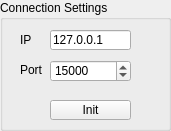
     <widget class="QGroupBox" name="groupBox_18">
      <property name="geometry">
       <rect>
        <x>400</x>
        <y>480</y>
        <width>171</width>
        <height>131</height>
       </rect>
      </property>
      <property name="title">
       <string>Connection Settings</string>
      </property>
      <widget class="QLineEdit" name="TriggerIP">
       <property name="geometry">
        <rect>
         <x>50</x>
         <y>30</y>
         <width>81</width>
         <height>20</height>
        </rect>
       </property>
       <property name="text">
        <string>127.0.0.1</string>
       </property>
      </widget>
      <widget class="QLabel" name="textLabel12_5">
       <property name="geometry">
        <rect>
         <x>20</x>
         <y>30</y>
         <width>31</width>
         <height>20</height>
        </rect>
       </property>
       <property name="toolTip">
        <string>Used for TS or PlasmaLight measurement</string>
       </property>
       <property name="text">
        <string>IP</string>
       </property>
       <property name="wordWrap">
        <bool>false</bool>
       </property>
      </widget>
      <widget class="QLabel" name="textLabel12_6">
       <property name="geometry">
        <rect>
         <x>20</x>
         <y>60</y>
         <width>31</width>
         <height>20</height>
        </rect>
       </property>
       <property name="toolTip">
        <string>Used for TS or PlasmaLight measurement</string>
       </property>
       <property name="text">
        <string>Port</string>
       </property>
       <property name="wordWrap">
        <bool>false</bool>
       </property>
      </widget>
      <widget class="QSpinBox" name="TriggerPort">
       <property name="geometry">
        <rect>
         <x>50</x>
         <y>60</y>
         <width>81</width>
         <height>22</height>
        </rect>
       </property>
       <property name="minimum">
        <number>1</number>
       </property>
       <property name="maximum">
        <number>99999</number>
       </property>
       <property name="value">
        <number>15000</number>
       </property>
      </widget>
      <widget class="QPushButton" name="pushButtonTriggerInit">
       <property name="geometry">
        <rect>
         <x>50</x>
         <y>100</y>
         <width>81</width>
         <height>20</height>
        </rect>
       </property>
       <property name="text">
        <string>Init</string>
       </property>
      </widget>
     </widget>
